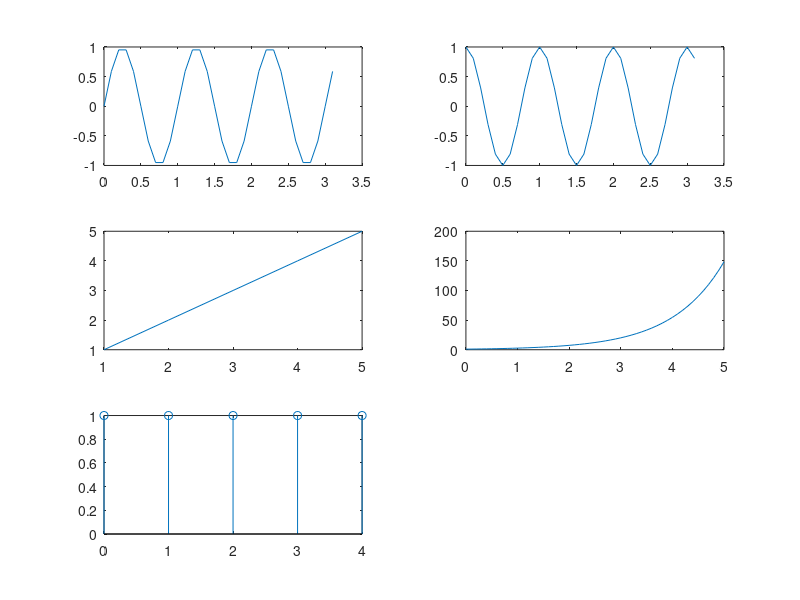

Recreate this plot in MATLAB.
clc;

%Sine wave
t=0:0.1:pi;
y=sin(2*pi*t);
subplot(3,2,1);
plot(t,y);

%Cosine wave
t=0:0.1:pi;
y1=cos(2*pi*t);
subplot(3,2,2);
plot(t,y1);

%Ramp signal
n1=input('Enter the length of the ramp signal: ');
t=1:n1;
subplot(3,2,3);
plot(t,t);

%Exponential signal
n2=input('Enter value for exponential signal: ');
t=0:0.1:n2;
y3=exp(t);
subplot(3,2,4);
plot(t,y3);

%Unit sequence
n3=input('Enter the length of the unit sequence: ');
t=0:1:n3-1;
y4=ones(1,n3);
subplot(3,2,5);
stem(t,y4);
